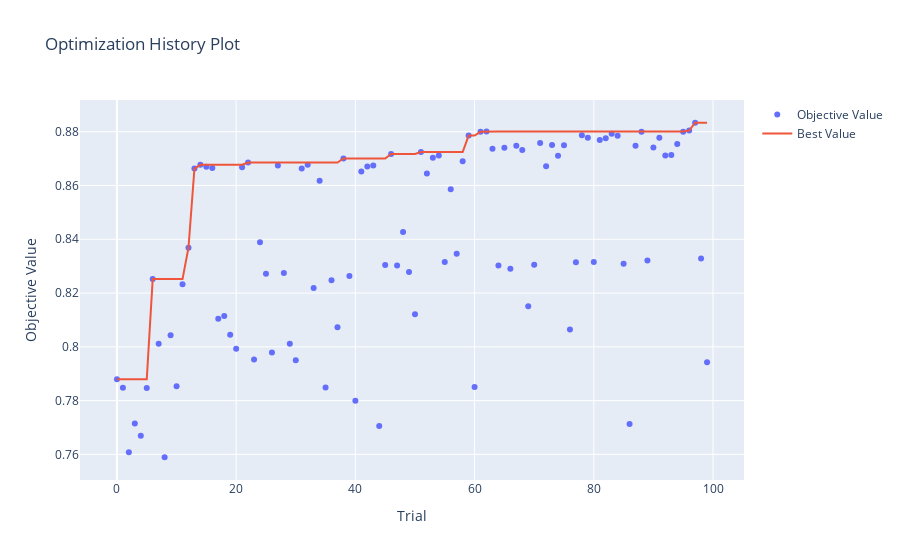
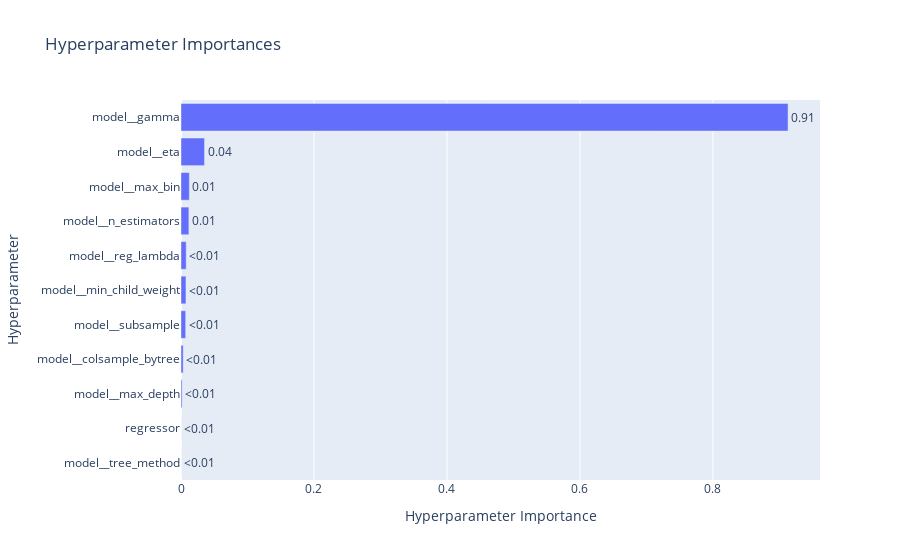

Notebook cell for these charts, in order:
### Code cell
fig1 = optuna.visualization.plot_optimization_history(study)
fig2 = optuna.visualization.plot_param_importances(study)
show(fig1)
show(fig2)

### Figure 1 — Plotly figure (JSON) as saved in the notebook; plotly's stock layout.template omitted (floating-point values rounded to 4 significant figures)
{"data": [{"mode": "markers", "name": "Objective Value", "type": "scatter", "x": [0, 1, 2, 3, 4, 5, 6, 7, 8, 9, 10, 11, 12, 13, 14, 15, 16, 17, 18, 19, 20, 21, 22, 23, 24, 25, 26, 27, 28, 29, 30, 31, 32, 33, 34, 35, 36, 37, 38, 39, 40, 41, 42, 43, 44, 45, 46, 47, 48, 49, 50, 51, 52, 53, 54, 55, 56, 57, 58, 59, 60, 61, 62, 63, 64, 65, 66, 67, 68, 69, 70, 71, 72, 73, 74, 75, 76, 77, 78, 79, 80, 81, 82, 83, 84, 85, 86, 87, 88, 89, 90, 91, 92, 93, 94, 95, 96, 97, 98, 99], "y": [0.788, 0.7848, 0.7608, 0.7715, 0.7669, 0.7847, 0.8252, 0.8012, 0.7589, 0.8044, 0.7853, 0.8233, 0.8369, 0.8663, 0.8677, 0.867, 0.8665, 0.8104, 0.8114, 0.8045, 0.7993, 0.8668, 0.8685, 0.7953, 0.8389, 0.8272, 0.7979, 0.8674, 0.8274, 0.8012, 0.795, 0.8663, 0.8677, 0.8218, 0.8617, 0.7848, 0.8247, 0.8073, 0.87, 0.8264, 0.78, 0.8652, 0.8671, 0.8674, 0.7706, 0.8305, 0.8717, 0.8302, 0.8427, 0.8279, 0.8121, 0.8724, 0.8645, 0.8704, 0.8711, 0.8315, 0.8586, 0.8346, 0.869, 0.8785, 0.7851, 0.88, 0.8801, 0.8737, 0.8303, 0.874, 0.829, 0.8748, 0.8732, 0.8151, 0.8306, 0.8758, 0.8672, 0.875, 0.8711, 0.875, 0.8065, 0.8314, 0.8787, 0.8778, 0.8316, 0.8769, 0.8776, 0.8792, 0.8785, 0.8309, 0.7713, 0.8748, 0.88, 0.8321, 0.8741, 0.8778, 0.8712, 0.8713, 0.8755, 0.88, 0.8804, 0.8833, 0.8328, 0.7943]}, {"mode": "lines", "name": "Best Value", "type": "scatter", "x": [0, 1, 2, 3, 4, 5, 6, 7, 8, 9, 10, 11, 12, 13, 14, 15, 16, 17, 18, 19, 20, 21, 22, 23, 24, 25, 26, 27, 28, 29, 30, 31, 32, 33, 34, 35, 36, 37, 38, 39, 40, 41, 42, 43, 44, 45, 46, 47, 48, 49, 50, 51, 52, 53, 54, 55, 56, 57, 58, 59, 60, 61, 62, 63, 64, 65, 66, 67, 68, 69, 70, 71, 72, 73, 74, 75, 76, 77, 78, 79, 80, 81, 82, 83, 84, 85, 86, 87, 88, 89, 90, 91, 92, 93, 94, 95, 96, 97, 98, 99], "y": [0.788, 0.788, 0.788, 0.788, 0.788, 0.788, 0.8252, 0.8252, 0.8252, 0.8252, 0.8252, 0.8252, 0.8369, 0.8663, 0.8677, 0.8677, 0.8677, 0.8677, 0.8677, 0.8677, 0.8677, 0.8677, 0.8685, 0.8685, 0.8685, 0.8685, 0.8685, 0.8685, 0.8685, 0.8685, 0.8685, 0.8685, 0.8685, 0.8685, 0.8685, 0.8685, 0.8685, 0.8685, 0.87, 0.87, 0.87, 0.87, 0.87, 0.87, 0.87, 0.87, 0.8717, 0.8717, 0.8717, 0.8717, 0.8717, 0.8724, 0.8724, 0.8724, 0.8724, 0.8724, 0.8724, 0.8724, 0.8724, 0.8785, 0.8785, 0.88, 0.8801, 0.8801, 0.8801, 0.8801, 0.8801, 0.8801, 0.8801, 0.8801, 0.8801, 0.8801, 0.8801, 0.8801, 0.8801, 0.8801, 0.8801, 0.8801, 0.8801, 0.8801, 0.8801, 0.8801, 0.8801, 0.8801, 0.8801, 0.8801, 0.8801, 0.8801, 0.8801, 0.8801, 0.8801, 0.8801, 0.8801, 0.8801, 0.8801, 0.8801, 0.8804, 0.8833, 0.8833, 0.8833]}, {"marker": {"color": "#cccccc"}, "mode": "markers", "name": "Infeasible Trial", "showlegend": false, "type": "scatter", "x": [], "y": []}], "layout": {"title": {"text": "Optimization History Plot"}, "xaxis": {"title": {"text": "Trial"}}, "yaxis": {"title": {"text": "Objective Value"}}}}

### Figure 2 — Plotly figure (JSON) as saved in the notebook; plotly's stock layout.template omitted (floating-point values rounded to 4 significant figures)
{"data": [{"cliponaxis": false, "hovertemplate": ["model__tree_method (CategoricalDistribution): 0.0<extra></extra>", "regressor (CategoricalDistribution): 0.0<extra></extra>", "model__max_depth (IntDistribution): 0.0016343048260293678<extra></extra>", "model__colsample_bytree (FloatDistribution): 0.0033413818170388103<extra></extra>", "model__subsample (FloatDistribution): 0.007040480203114438<extra></extra>", "model__min_child_weight (IntDistribution): 0.0074600603591046906<extra></extra>", "model__reg_lambda (FloatDistribution): 0.007821224730213022<extra></extra>", "model__n_estimators (IntDistribution): 0.011858798274376369<extra></extra>", "model__max_bin (IntDistribution): 0.012540934791791398<extra></extra>", "model__eta (FloatDistribution): 0.035353081100131155<extra></extra>", "model__gamma (IntDistribution): 0.9129497338982008<extra></extra>"], "name": "Objective Value", "orientation": "h", "text": ["<0.01", "<0.01", "<0.01", "<0.01", "<0.01", "<0.01", "<0.01", "0.01", "0.01", "0.04", "0.91"], "textposition": "outside", "type": "bar", "x": [0, 0, 0.001634, 0.003341, 0.00704, 0.00746, 0.007821, 0.01186, 0.01254, 0.03535, 0.9129], "y": ["model__tree_method", "regressor", "model__max_depth", "model__colsample_bytree", "model__subsample", "model__min_child_weight", "model__reg_lambda", "model__n_estimators", "model__max_bin", "model__eta", "model__gamma"]}], "layout": {"title": {"text": "Hyperparameter Importances"}, "xaxis": {"title": {"text": "Hyperparameter Importance"}}, "yaxis": {"title": {"text": "Hyperparameter"}}}}
